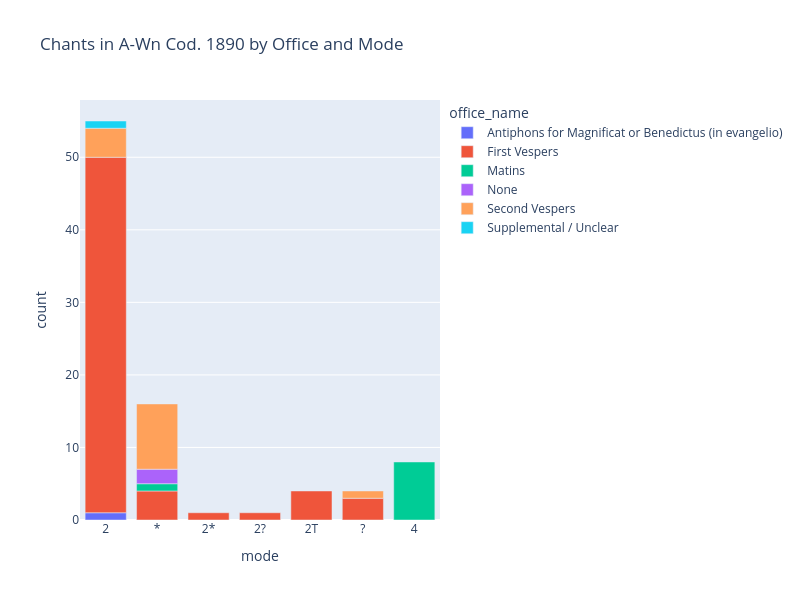

The notebook cell saved with this chart:
### Code cell
# Quick summary of missing values
chant_office_mode_groups = chants_df.groupby(['office_name', 'mode']).size()

fig = px.bar(
    chant_office_mode_groups.reset_index(name='count'),
    x='mode',
    y='count',
    color='office_name',
    title=f"Chants in {TARGET_SIGLUM} by Office and Mode",
    width=800,
    height=600,)
fig.show()

### Figure 1 — Plotly figure (JSON) as saved in the notebook; plotly's stock layout.template omitted (floating-point values rounded to 4 significant figures)
{"data": [{"alignmentgroup": "True", "hovertemplate": "office_name=Antiphons for Magnificat or Benedictus (in evangelio)<br>mode=%{x}<br>count=%{y}<extra></extra>", "legendgroup": "Antiphons for Magnificat or Benedictus (in evangelio)", "marker": {"color": "#636efa", "pattern": {"shape": ""}}, "name": "Antiphons for Magnificat or Benedictus (in evangelio)", "offsetgroup": "Antiphons for Magnificat or Benedictus (in evangelio)", "orientation": "v", "showlegend": true, "textposition": "auto", "type": "bar", "x": ["2"], "xaxis": "x", "y": [1], "yaxis": "y"}, {"alignmentgroup": "True", "hovertemplate": "office_name=First Vespers<br>mode=%{x}<br>count=%{y}<extra></extra>", "legendgroup": "First Vespers", "marker": {"color": "#EF553B", "pattern": {"shape": ""}}, "name": "First Vespers", "offsetgroup": "First Vespers", "orientation": "v", "showlegend": true, "textposition": "auto", "type": "bar", "x": ["*", "2", "2*", "2?", "2T", "?"], "xaxis": "x", "y": [4, 49, 1, 1, 4, 3], "yaxis": "y"}, {"alignmentgroup": "True", "hovertemplate": "office_name=Matins<br>mode=%{x}<br>count=%{y}<extra></extra>", "legendgroup": "Matins", "marker": {"color": "#00cc96", "pattern": {"shape": ""}}, "name": "Matins", "offsetgroup": "Matins", "orientation": "v", "showlegend": true, "textposition": "auto", "type": "bar", "x": ["*", "4"], "xaxis": "x", "y": [1, 8], "yaxis": "y"}, {"alignmentgroup": "True", "hovertemplate": "office_name=None<br>mode=%{x}<br>count=%{y}<extra></extra>", "legendgroup": "None", "marker": {"color": "#ab63fa", "pattern": {"shape": ""}}, "name": "None", "offsetgroup": "None", "orientation": "v", "showlegend": true, "textposition": "auto", "type": "bar", "x": ["*"], "xaxis": "x", "y": [2], "yaxis": "y"}, {"alignmentgroup": "True", "hovertemplate": "office_name=Second Vespers<br>mode=%{x}<br>count=%{y}<extra></extra>", "legendgroup": "Second Vespers", "marker": {"color": "#FFA15A", "pattern": {"shape": ""}}, "name": "Second Vespers", "offsetgroup": "Second Vespers", "orientation": "v", "showlegend": true, "textposition": "auto", "type": "bar", "x": ["*", "2", "?"], "xaxis": "x", "y": [9, 4, 1], "yaxis": "y"}, {"alignmentgroup": "True", "hovertemplate": "office_name=Supplemental / Unclear<br>mode=%{x}<br>count=%{y}<extra></extra>", "legendgroup": "Supplemental / Unclear", "marker": {"color": "#19d3f3", "pattern": {"shape": ""}}, "name": "Supplemental / Unclear", "offsetgroup": "Supplemental / Unclear", "orientation": "v", "showlegend": true, "textposition": "auto", "type": "bar", "x": ["2"], "xaxis": "x", "y": [1], "yaxis": "y"}], "layout": {"barmode": "relative", "height": 600, "legend": {"title": {"text": "office_name"}, "tracegroupgap": 0}, "title": {"text": "Chants in A-Wn Cod. 1890 by Office and Mode"}, "width": 800, "xaxis": {"anchor": "y", "domain": [0, 1], "title": {"text": "mode"}}, "yaxis": {"anchor": "x", "domain": [0, 1], "title": {"text": "count"}}}}
